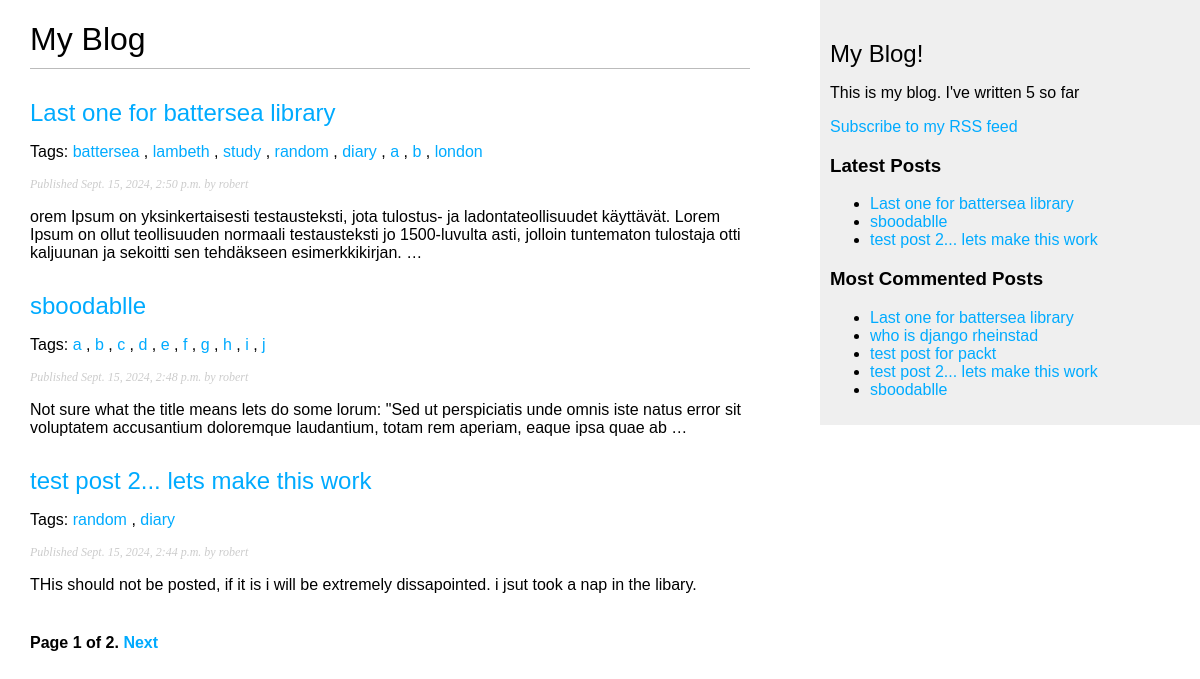
The page /blog/ on the database as committed earlier.
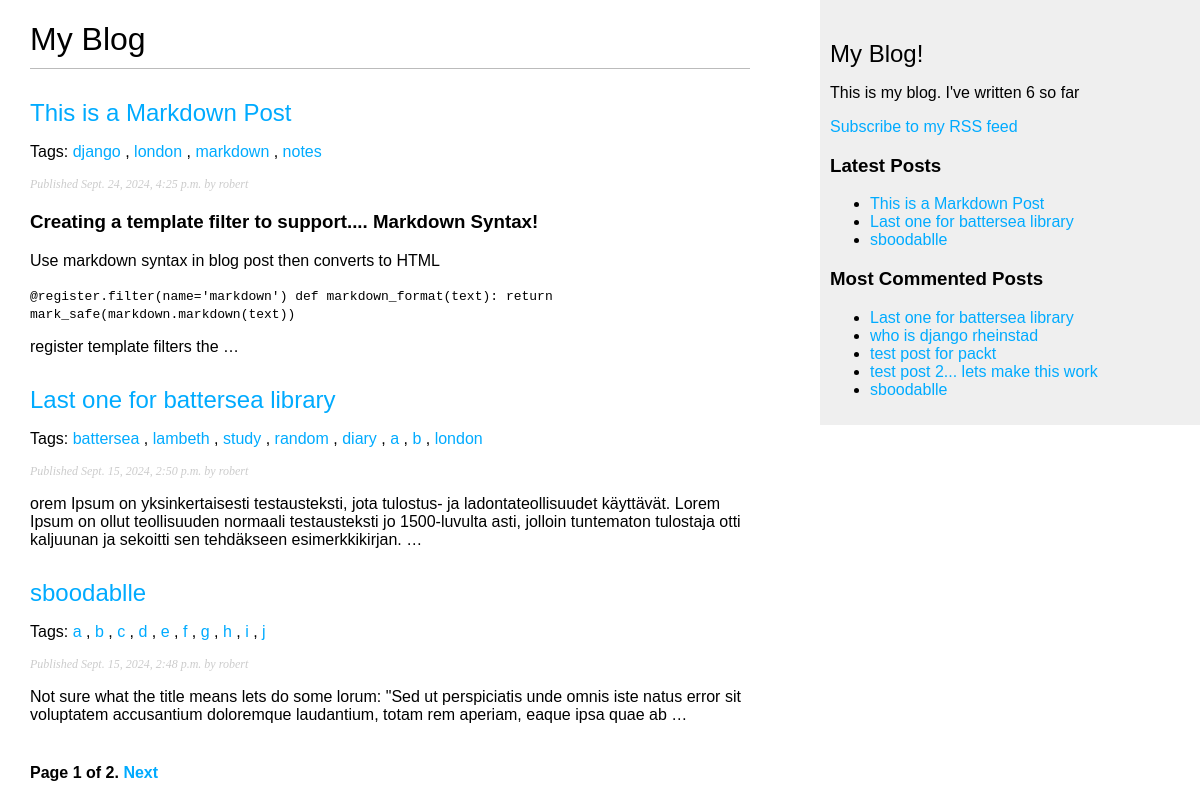
The same page on the database as committed later.
### blog/models.py (models this page shows, shortened)
class Post(models.Model):
    class Status(models.TextChoices):
        DRAFT = 'DF', 'Draft'
        PUBLISHED = 'PB', 'Published'
    title = models.CharField(max_length=250)
    slug = models.SlugField(
        max_length=250,
        unique_for_date='publish'
        )
    author = models.ForeignKey(
        settings.AUTH_USER_MODEL,
        on_delete=models.CASCADE,
        related_name="blog_posts"
    )
    body = models.TextField()
    publish = models.DateTimeField(default=timezone.now)
    created = models.DateTimeField(auto_now_add=True)
    updated = models.DateTimeField(auto_now=True)
    status = models.CharField(
        max_length=2,
        choices=Status,
        default=Status.DRAFT
    )
    objects = models.Manager()  #default manager
    published = PublishedManager()  #custom manager
    tags = TaggableManager()
    class Meta:
        ordering = ['-publish']
        indexes = [
            models.Index(fields=['-publish']),
        ]
    def get_absolute_url(self):
        return reverse(
            'blog:post_detail',
            args=[
                self.publish.year,
                self.publish.month,
                self.publish.day,
                self.slug
            ]
        )

### blog/views.py (the view)
# urls.py: path('', views.post_list, name='post_list'),
def post_list(request, tag_slug=None):
    post_list = Post.published.all()
    tag = None
    if tag_slug:
        tag = get_object_or_404(Tag, slug=tag_slug)
        post_list = post_list.filter(tags__in=[tag])
    paginator = Paginator(post_list, 3)
    page_number = request.GET.get('page', 1)
    try:
        posts = paginator.page(page_number)
    except PageNotAnInteger:
        posts = paginator.page(1)
    except EmptyPage:
        posts = paginator.page(paginator.num_pages)
    return render(
        request,
        'blog/post/list.html',
        {
            'posts': posts,
            'tag': tag
        }
    )

### blog/models.py (called while the page is built)
    def get_queryset(self):
        return (
            super().get_queryset().filter(status=Post.Status.PUBLISHED)
        )

### blog/templatetags/blog_tags.py (called while the page is built)
@register.filter(name='markdown')
def markdown_format(text):
    return mark_safe(markdown.markdown(text))

@register.simple_tag
def total_posts():
    return Post.published.count()

@register.inclusion_tag('blog/post/latest_posts.html')
def show_latest_posts(count=5):
    latest_posts = Post.published.order_by('-publish')[:count]
    return {'latest_posts': latest_posts}

@register.simple_tag
def get_most_commented_posts(count=5):
    return Post.published.annotate(
        total_comments=Count('comments')
    ).order_by('-total_comments')[:count]

### blog/templates/blog/post/list.html (shortened to what this page needs)
{% extends 'blog/base.html' %}
{% load blog_tags %}
{% block content %}
    <h1>My Blog</h1>
    {% for post in posts %}
        <h2>
            <a href="{{ post.get_absolute_url }}">
                {{ post.title }}
            </a>
        </h2>
        <p class="tags">
            Tags:
            {% for tag in post.tags.all %}
                <a href="{% url 'blog:post_list_by_tag' tag.slug %}">
                    {{ tag.name }}
                </a>{% if not forloop.last %}, {% endif %}
            {% endfor %}
        </p>
        <p class="date">
            Published {{post.publish }} by {{ post.author }}
        </p>
        {{ post.body|markdown|truncatewords_html:30 }}
    {% endfor %}
    {% include "pagination.html" with page=posts %}
{% endblock %}

### blog/templates/blog/base.html (shortened to what this page needs)
{% load blog_tags %}
{% load static %}
<!DOCTYPE html>
<html lang="en">
<head>
    <link rel="stylesheet" href="{% static 'css/blog.css' %}">
</head>
<body>
    <div id="content">
        {% block content %}
        {% endblock %}
    </div>
    <div id="sidebar">
        <h2>My Blog!</h2>
        <p>
            This is my blog.
            I've written {% total_posts %} so far
        </p>
        <p>
            <a href="{% url 'blog:post_feed' %}">
                Subscribe to my RSS feed
            </a>
        </p>
        <h3>Latest Posts</h3>
        {% show_latest_posts 3 %}
        <h3>Most Commented Posts</h3>
        {% get_most_commented_posts as most_commented_posts %}
        <ul>
            {% for post in most_commented_posts %}
                <li>
                    <a href="{{ post.get_absolute_url }}">{{ post.title }}</a>
                </li>
            {% endfor %}
        </ul>
    </div>
</body>
</html>

### blog/templates/blog/post/latest_posts.html
<ul>
    {% for post in latest_posts %}
        <li>
            <a href="{{ post.get_absolute_url }}">{{ post.title }}</a>
        </li>
    {% endfor %}
</ul>

Rows that differ between the two databases and show on the page:
no longer on one of the page's lists (row unchanged): Post: title "test post 2... lets make this work", publish "Sept. 15, 2024, 2:44 p.m.", author "robert", body "THis should not be posted, if it is i will be extremely dissapointed. i jsut took a nap in the libary."
added Post: title "This is a Markdown Post", publish "Sept. 24, 2024, 4:25 p.m.", author "robert", body "Creating a template filter to support.... Markdown Syntax! Use markdown syntax in blog post then converts to HTML @register.filter(name='markdown') def markdown_format(text): return mark_safe(markdown.markdown(text)) register template filters the …", Tag (name "london")
now on this page (row unchanged): Tag: name "django", shown under "This is a Markdown Post"
added Tag: name "markdown", shown under "This is a Markdown Post"
added Tag: name "notes", shown under "This is a Markdown Post"
computed for Post "test post 2... lets make this work": loses Tag (name "random"); loses Tag (name "diary")
Other text that changed with them:
text no longer shown: "5"
text now shown: "6"
